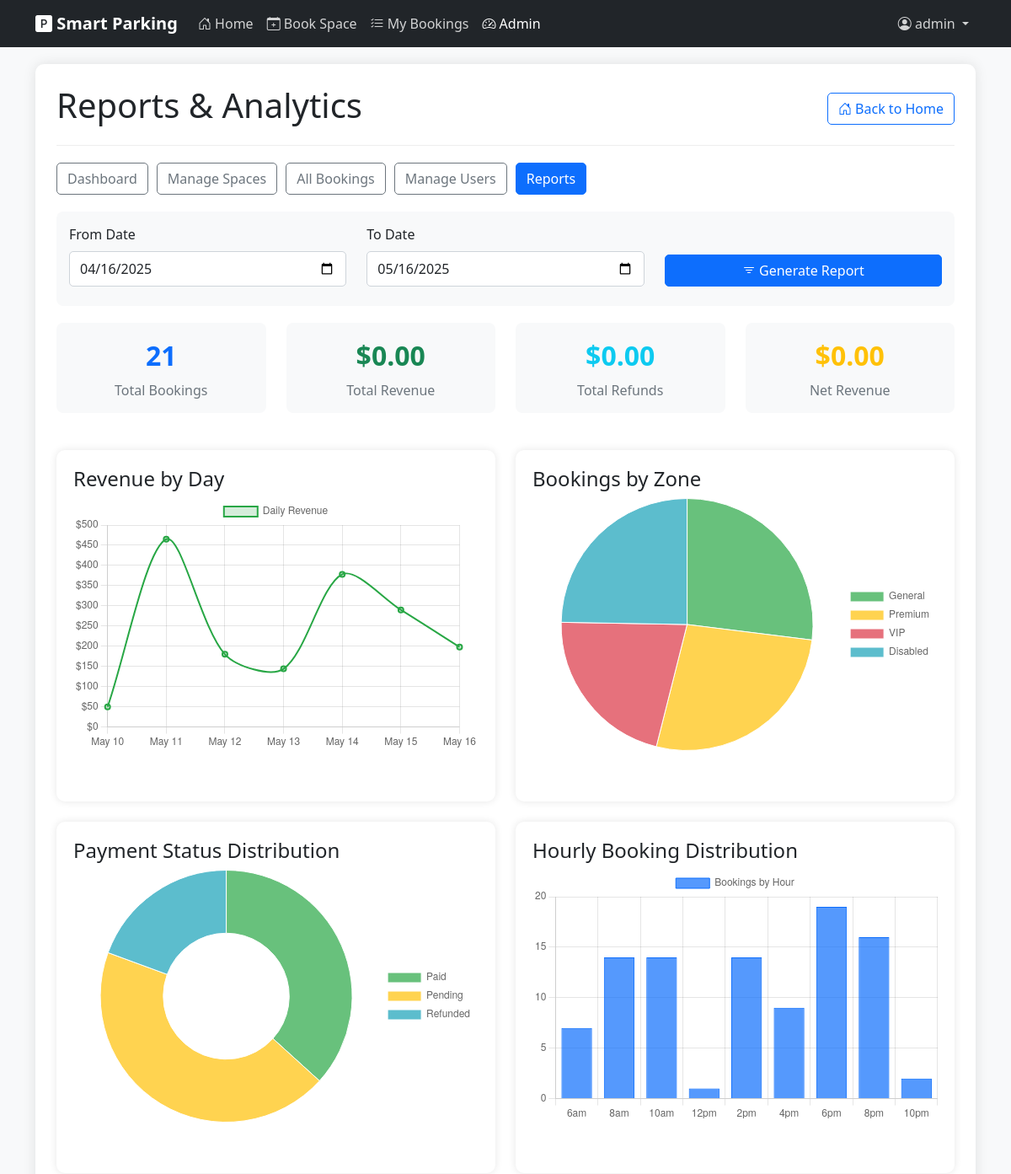
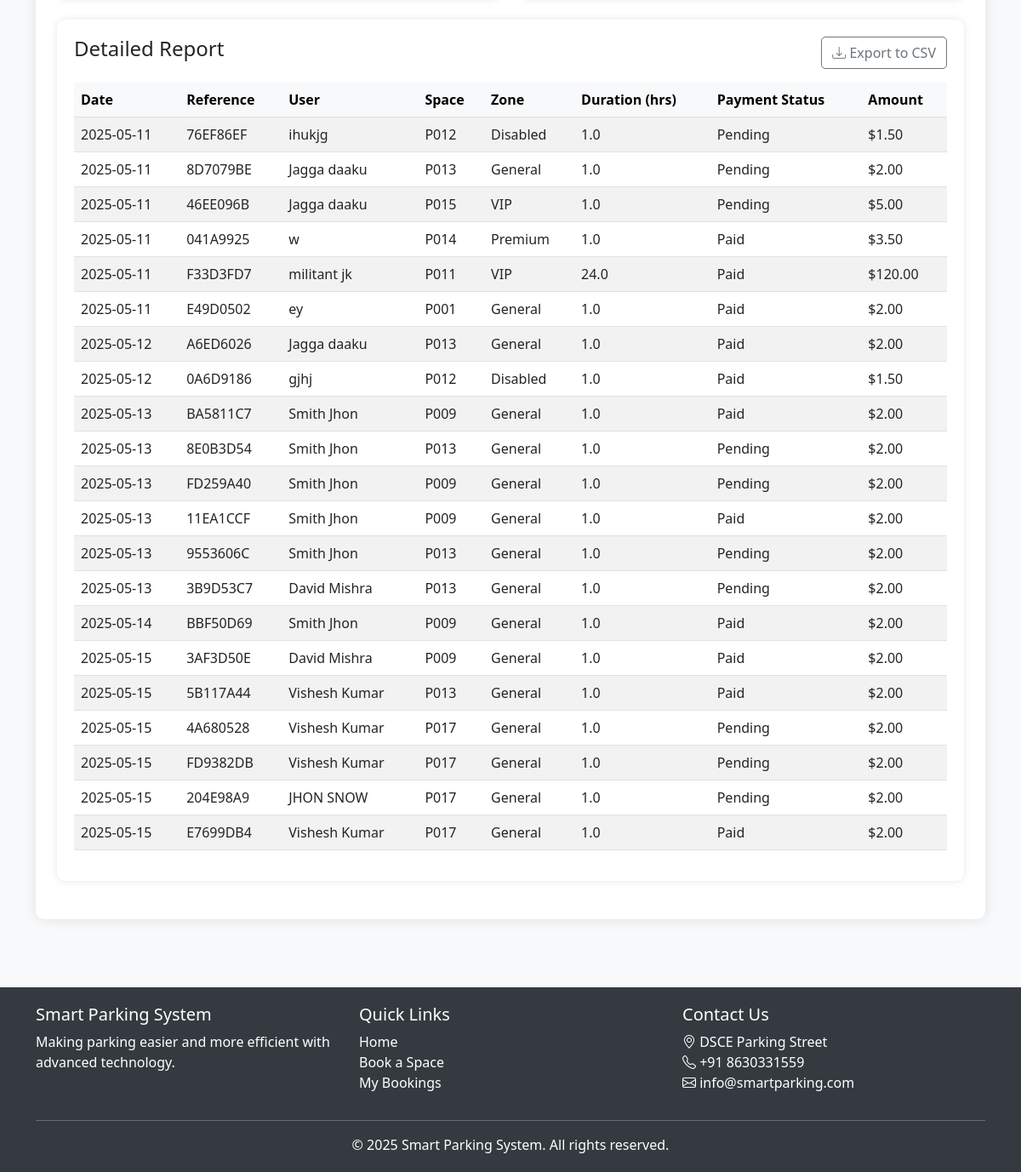
/admin/reports (signed in), run on an earlier commit of the app's database (2 pictures, top to bottom).
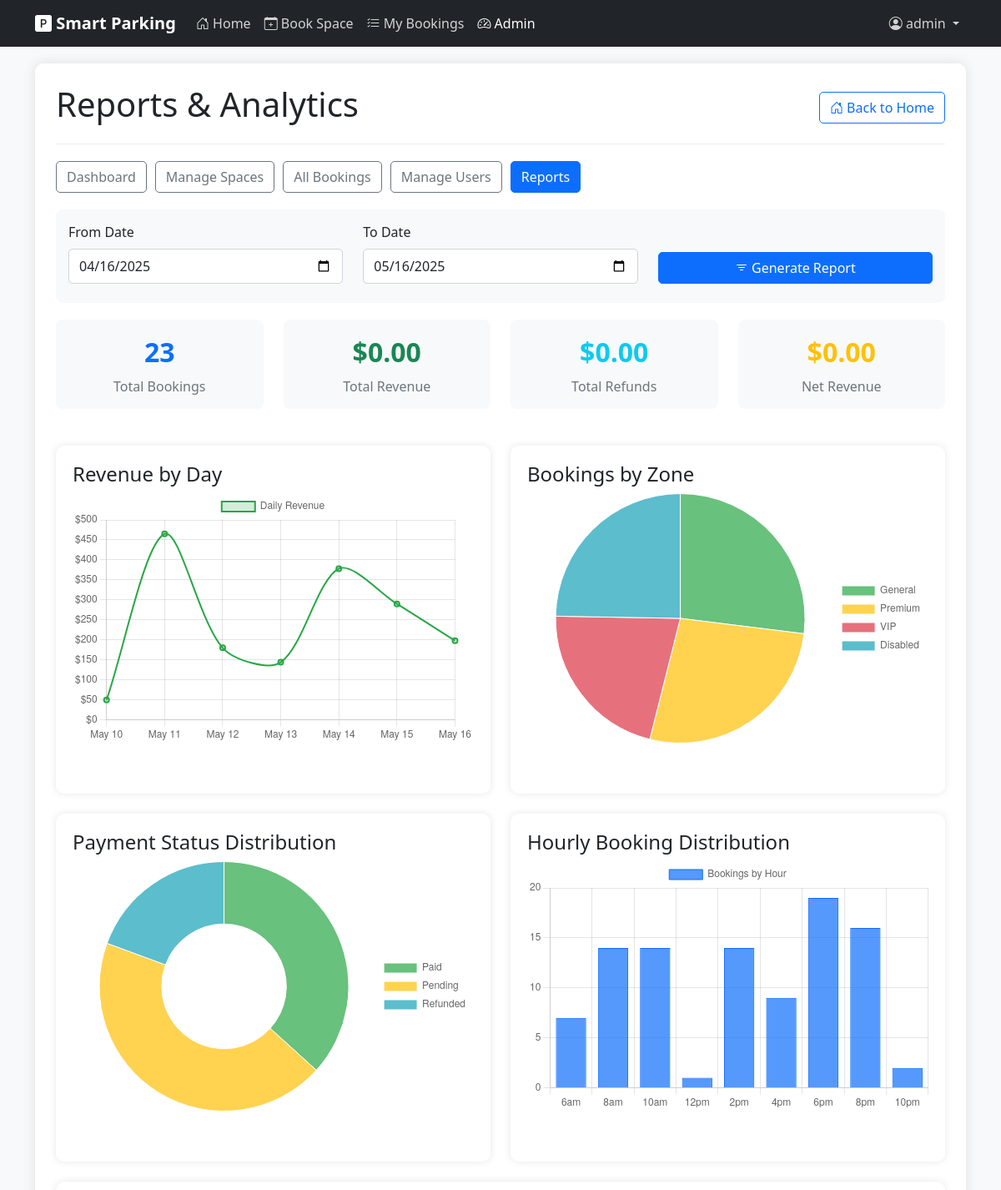
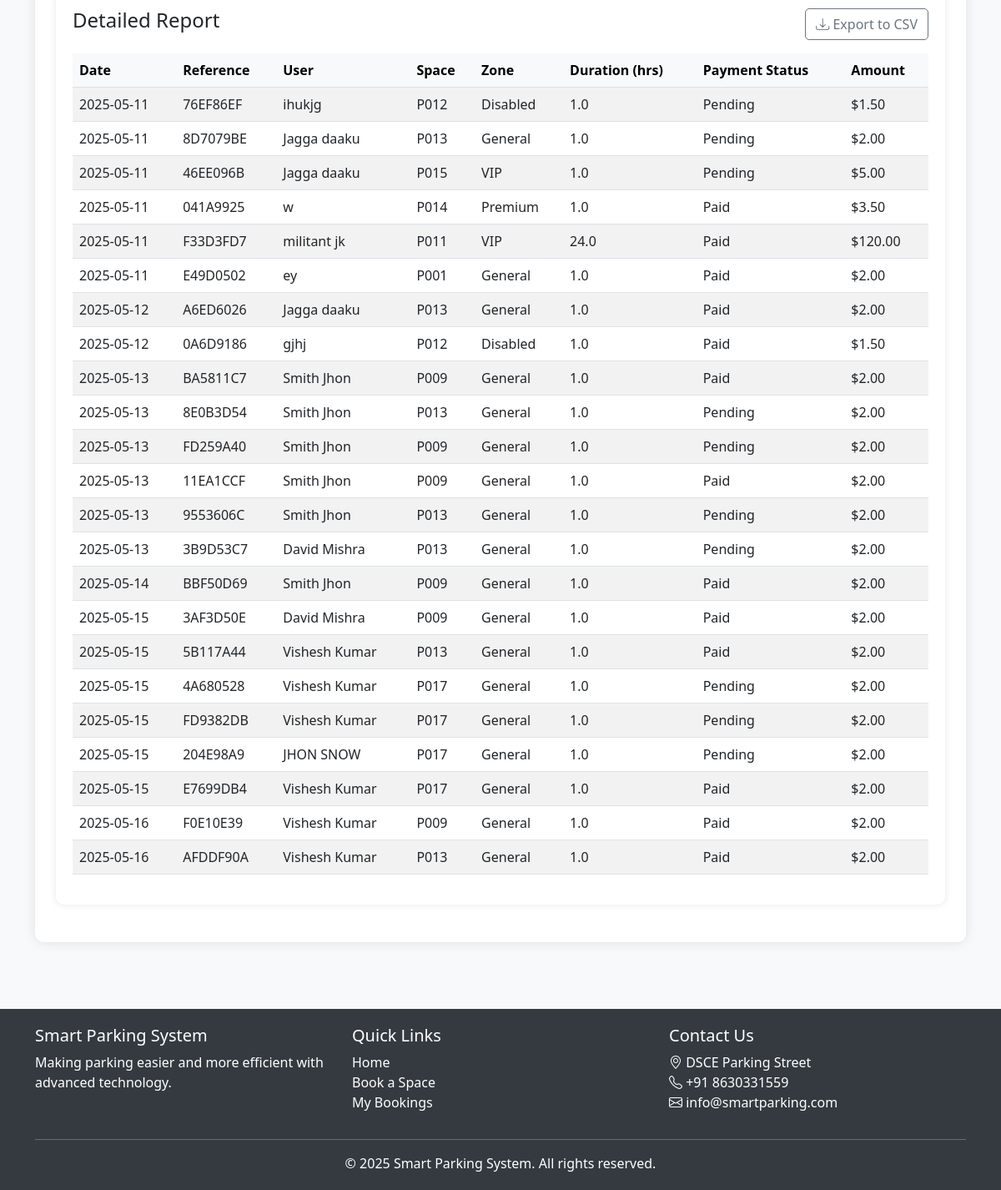
And on a later commit of the database (2 pictures, top to bottom).
### models.py (models this page shows, shortened)
class Booking(db.Model):
    id = db.Column(db.Integer, primary_key=True)
    booking_reference = db.Column(db.String(10), unique=True, nullable=False)
    user_id = db.Column(db.Integer, db.ForeignKey('user.id'), nullable=True)  # Can be null for guest bookings
    user_name = db.Column(db.String(100), nullable=False)
    user_email = db.Column(db.String(100), nullable=False)
    vehicle_id = db.Column(db.Integer, db.ForeignKey('vehicle.id'), nullable=True)
    license_plate = db.Column(db.String(20), nullable=False)
    start_time = db.Column(db.DateTime, nullable=False, default=datetime.utcnow)
    end_time = db.Column(db.DateTime, nullable=False)
    is_active = db.Column(db.Boolean, default=True)
    created_at = db.Column(db.DateTime, nullable=False, default=datetime.utcnow)
    parking_space_id = db.Column(db.Integer, db.ForeignKey('parking_space.id'), nullable=False)
    total_price = db.Column(db.Float, nullable=False)
    payment_status = db.Column(db.String(20), default='Pending')  # 'Pending', 'Paid', 'Refunded'
    check_in_time = db.Column(db.DateTime, nullable=True)
    check_out_time = db.Column(db.DateTime, nullable=True)
    selection_method = db.Column(db.String(20), default='Manual')  # 'Auto' or 'Manual'

class ParkingSpace(db.Model):
    id = db.Column(db.Integer, primary_key=True)
    position_x = db.Column(db.Integer, nullable=False)
    position_y = db.Column(db.Integer, nullable=False)
    space_id = db.Column(db.String(10), unique=True, nullable=False)
    zone = db.Column(db.String(20), default='General')  # e.g., 'VIP', 'Disabled', 'General'
    hourly_rate = db.Column(db.Float, default=150.00)  # Default hourly rate in INR (equivalent to ~$2.00)
    is_active = db.Column(db.Boolean, default=True)
    bookings = db.relationship('Booking', backref='parking_space', lazy=True)

### app.py (the view)
@app.route('/admin/reports')
def admin_reports():
    if not session.get('is_admin', False):
        flash('You do not have permission to access this page', 'danger')
        return redirect(url_for('index'))
    from_date = request.args.get('from_date', (datetime.now() - timedelta(days=30)).strftime('%Y-%m-%d'))
    to_date = request.args.get('to_date', datetime.now().strftime('%Y-%m-%d'))
    from_datetime = datetime.strptime(from_date, '%Y-%m-%d')
    to_datetime = datetime.strptime(to_date, '%Y-%m-%d') + timedelta(days=1)  # Include the end date
    bookings = Booking.query.filter(
        Booking.created_at >= from_datetime,
        Booking.created_at <= to_datetime
    ).all()
    payments = []
    total_revenue = 0
    total_refunds = 0
    return render_template(
        'admin/reports.html',
        bookings=bookings,
        payments=payments,
        total_revenue=total_revenue,
        total_refunds=total_refunds,
        from_date=from_date,
        to_date=to_date
    )

### app.py (called while the page is built)
@app.context_processor
def inject_view_functions():
    return dict(view_functions=app.view_functions)

### templates/admin/reports.html (shortened to what this page needs)
{% extends "layout.html" %}
{% block content %}
<div class="admin-container">
    <div class="admin-header d-flex justify-content-between align-items-center">
        <h1>Reports & Analytics</h1>
        <a href="{{ url_for('index') }}" class="btn btn-outline-primary">
            <i class="bi bi-house-door"></i> Back to Home
        </a>
    </div>
    <div class="admin-nav">
        <a href="{{ url_for('admin_dashboard') }}" class="btn btn-outline-secondary">Dashboard</a>
        <a href="{{ url_for('admin_spaces') }}" class="btn btn-outline-secondary">Manage Spaces</a>
        <a href="{{ url_for('admin_bookings') }}" class="btn btn-outline-secondary">All Bookings</a>
        <a href="{{ url_for('admin_users') }}" class="btn btn-outline-secondary">Manage Users</a>
        <a href="{{ url_for('admin_reports') }}" class="btn btn-primary">Reports</a>
    </div>
    <div class="filter-section">
        <form method="GET" action="{{ url_for('admin_reports') }}">
            <div class="row">
                <div class="col-md-4 mb-2">
                    <label for="from_date" class="form-label">From Date</label>
                    <input type="date" class="form-control" id="from_date" name="from_date" value="{{ from_date }}">
                </div>
                <div class="col-md-4 mb-2">
                    <label for="to_date" class="form-label">To Date</label>
                    <input type="date" class="form-control" id="to_date" name="to_date" value="{{ to_date }}">
                </div>
                <div class="col-md-4 mb-2 d-flex align-items-end">
                    <button type="submit" class="btn btn-primary w-100">
                        <i class="bi bi-filter"></i> Generate Report
                    </button>
                </div>
            </div>
        </form>
    </div>
    <div class="row">
        <div class="col-md-3 mb-4">
            <div class="summary-card text-center">
                <div class="summary-value text-primary">{{ bookings|length }}</div>
                <div class="summary-label">Total Bookings</div>
            </div>
        </div>
        <div class="col-md-3 mb-4">
            <div class="summary-card text-center">
                <div class="summary-value text-success">${{ "%.2f"|format(total_revenue) }}</div>
                <div class="summary-label">Total Revenue</div>
            </div>
        </div>
        <div class="col-md-3 mb-4">
            <div class="summary-card text-center">
                <div class="summary-value text-info">${{ "%.2f"|format(total_refunds) }}</div>
                <div class="summary-label">Total Refunds</div>
            </div>
        </div>
        <div class="col-md-3 mb-4">
            <div class="summary-card text-center">
                <div class="summary-value text-warning">${{ "%.2f"|format(total_revenue - total_refunds) }}</div>
                <div class="summary-label">Net Revenue</div>
            </div>
        </div>
    </div>
    <div class="row">
        <div class="col-md-6 mb-4">
            <div class="report-card">
                <h4>Revenue by Day</h4>
                <div class="chart-container">
                    <canvas id="revenueChart"></canvas>
                </div>
            </div>
        </div>
        <div class="col-md-6 mb-4">
            <div class="report-card">
                <h4>Bookings by Zone</h4>
                <div class="chart-container">
                    <canvas id="zoneChart"></canvas>
                </div>
            </div>
        </div>
    </div>
    <div class="row">
        <div class="col-md-6 mb-4">
            <div class="report-card">
                <h4>Payment Status Distribution</h4>
                <div class="chart-container">
                    <canvas id="paymentStatusChart"></canvas>
                </div>
            </div>
        </div>
        <div class="col-md-6 mb-4">
            <div class="report-card">
                <h4>Hourly Booking Distribution</h4>
                <div class="chart-container">
                    <canvas id="hourlyChart"></canvas>
                </div>
            </div>
        </div>
    </div>
    <div class="report-card">
        <div class="d-flex justify-content-between align-items-center mb-3">
            <h4>Detailed Report</h4>
            <button class="btn btn-outline-secondary" onclick="exportTableToCSV('parking_report.csv')">
                <i class="bi bi-download"></i> Export to CSV
            </button>
        </div>
        <div class="table-responsive">
            <table class="table table-striped table-hover" id="reportTable">
                <thead class="table-light">
                    <tr>
                        <th>Date</th>
                        <th>Reference</th>
                        <th>User</th>
                        <th>Space</th>
                        <th>Zone</th>
                        <th>Duration (hrs)</th>
                        <th>Payment Status</th>
                        <th>Amount</th>
                    </tr>
                </thead>
                <tbody>
                    {% for booking in bookings %}
                        <tr>
                            <td>{{ booking.created_at.strftime('%Y-%m-%d') }}</td>
                            <td>{{ booking.booking_reference }}</td>
                            <td>{{ booking.user_name }}</td>
                            <td>{{ booking.parking_space.space_id }}</td>
                            <td>{{ booking.parking_space.zone }}</td>
                            <td>{{ (booking.end_time - booking.start_time).total_seconds() // 3600 }}</td>
                            <td>{{ booking.payment_status }}</td>
                            <td>${{ "%.2f"|format(booking.total_price) }}</td>
                        </tr>
                    {% endfor %}
                </tbody>
            </table>
        </div>
    </div>
</div>
{% endblock %}

### templates/layout.html (shortened to what this page needs)
<!DOCTYPE html>
<html lang="en">
<head>
    <link href="https://cdn.jsdelivr.net/npm/bootstrap@5.3.0-alpha1/dist/css/bootstrap.min.css" rel="stylesheet">
    <link rel="stylesheet" href="https://cdn.jsdelivr.net/npm/bootstrap-icons@1.8.1/font/bootstrap-icons.css">
    <link rel="stylesheet" href="{{ url_for('static', filename='css/style.css') }}">
</head>
<body>
    <nav class="navbar navbar-expand-lg navbar-dark bg-dark fixed-top">
        <div class="container">
            <a class="navbar-brand" href="{{ url_for('index') }}">
                <i class="bi bi-p-square-fill"></i> Smart Parking
            </a>
            <div class="collapse navbar-collapse" id="navbarNav">
                <ul class="navbar-nav me-auto">
                    <li class="nav-item">
                        <a class="nav-link {% if request.path == url_for('index') %}active{% endif %}" href="{{ url_for('index') }}">
                            <i class="bi bi-house-door"></i> Home
                        </a>
                    </li>
                    {% if 'book_space' in view_functions %}
                    <li class="nav-item">
                        <a class="nav-link {% if request.path == url_for('book_space') %}active{% endif %}" href="{{ url_for('book_space') }}">
                            <i class="bi bi-calendar-plus"></i> Book Space
                        </a>
                    </li>
                    {% endif %}
                    {% if 'view_bookings' in view_functions %}
                    <li class="nav-item">
                        <a class="nav-link {% if request.path == url_for('view_bookings') %}active{% endif %}" href="{{ url_for('view_bookings') }}">
                            <i class="bi bi-list-check"></i> My Bookings
                        </a>
                    </li>
                    {% endif %}
                    {% if session.get('is_admin', False) and 'admin_dashboard' in view_functions %}
                    <li class="nav-item">
                        <a class="nav-link {% if '/admin/' in request.path %}active{% endif %}" href="{{ url_for('admin_dashboard') }}">
                            <i class="bi bi-speedometer2"></i> Admin
                        </a>
                    </li>
                    {% endif %}
                </ul>
                <ul class="navbar-nav">
                    {% if session.get('user_id') %}
                    <li class="nav-item dropdown">
                        <a class="nav-link dropdown-toggle" href="#" id="navbarDropdown" role="button" data-bs-toggle="dropdown" aria-expanded="false">
                            <i class="bi bi-person-circle"></i> {{ session.get('username', 'Account') }}
                        </a>
                    </li>
                    {% else %}
                    <li class="nav-item">
                        <a class="nav-link" href="{{ url_for('login') }}">
                            <i class="bi bi-box-arrow-in-right"></i> Login
                        </a>
                    </li>
                    {% endif %}
                </ul>
            </div>
        </div>
    </nav>
    <div class="main-content">
        <div class="container">
            {% block content %}{% endblock %}
        </div>
    </div>
    <footer class="footer">
        <div class="container">
            <div class="row">
                <div class="col-md-4">
                    <h5>Smart Parking System</h5>
                    <p>Making parking easier and more efficient with advanced technology.</p>
                </div>
                <div class="col-md-4">
                    <h5>Quick Links</h5>
                    <ul class="list-unstyled">
                        <li><a href="{{ url_for('index') }}" class="text-white">Home</a></li>
                        {% if 'book_space' in view_functions %}
                        <li><a href="{{ url_for('book_space') }}" class="text-white">Book a Space</a></li>
                        {% endif %}
                        {% if 'view_bookings' in view_functions %}
                        <li><a href="{{ url_for('view_bookings') }}" class="text-white">My Bookings</a></li>
                        {% endif %}
                    </ul>
                </div>
                <div class="col-md-4">
                    <h5>Contact Us</h5>
                    <address class="text-white">
                        <i class="bi bi-geo-alt"></i> DSCE Parking Street<br>
                        <i class="bi bi-telephone"></i> +91 8630331559<br>
                        <i class="bi bi-envelope"></i> info@smartparking.com
                    </address>
                </div>
            </div>
            <hr class="bg-light">
            <div class="text-center">
                <p class="mb-0">&copy; {{ now().year }} Smart Parking System. All rights reserved.</p>
            </div>
        </div>
    </footer>
</body>
</html>

### static/css/style.css (style rules this page uses)
:root { --primary-color: #0d6efd; --secondary-color: #6c757d; --success-color: #28a745; --danger-color: #dc3545; --warning-color: #ffc107; --info-color: #17a2b8; --light-color: #f8f9fa; --dark-color: #343a40; }
body { font-family: 'Segoe UI', Tahoma, Geneva, Verdana, sans-serif; padding-top: 56px; min-height: 100vh; display: flex; flex-direction: column; background-color: var(--light-color); }
.main-content { flex: 1; padding: 20px 0; }
.navbar-brand { font-weight: bold; }
.navbar-dark .navbar-nav .nav-link { color: rgba(255, 255, 255, 0.8); }
.navbar-dark .navbar-nav .nav-link.active { color: white; font-weight: 500; }
.btn { border-radius: 5px; font-weight: 500; }
.btn-primary { background-color: var(--primary-color); border-color: var(--primary-color); }
.form-control, .form-select { border-radius: 5px; border: 1px solid #ced4da; padding: 0.5rem 0.75rem; }
.footer { background-color: var(--dark-color); color: white; padding: 20px 0; margin-top: 30px; }
.footer a { color: white; text-decoration: none; }
.table { border-collapse: separate; border-spacing: 0; }

What changed in the data, as far as the page shows it:
added Booking: created_at "2025-05-16", booking_reference "F0E10E39", user_name "Vishesh Kumar", parking_space.space_id "P009", parking_space.zone "General", end_time+start_time "1.0", payment_status "Paid", total_price "2.00"
added Booking: created_at "2025-05-16", booking_reference "AFDDF90A", user_name "Vishesh Kumar", parking_space.space_id "P013", parking_space.zone "General", end_time+start_time "1.0", payment_status "Paid", total_price "2.00"
Also different on the page:
{{ bookings|length }}: "21" → "23"
